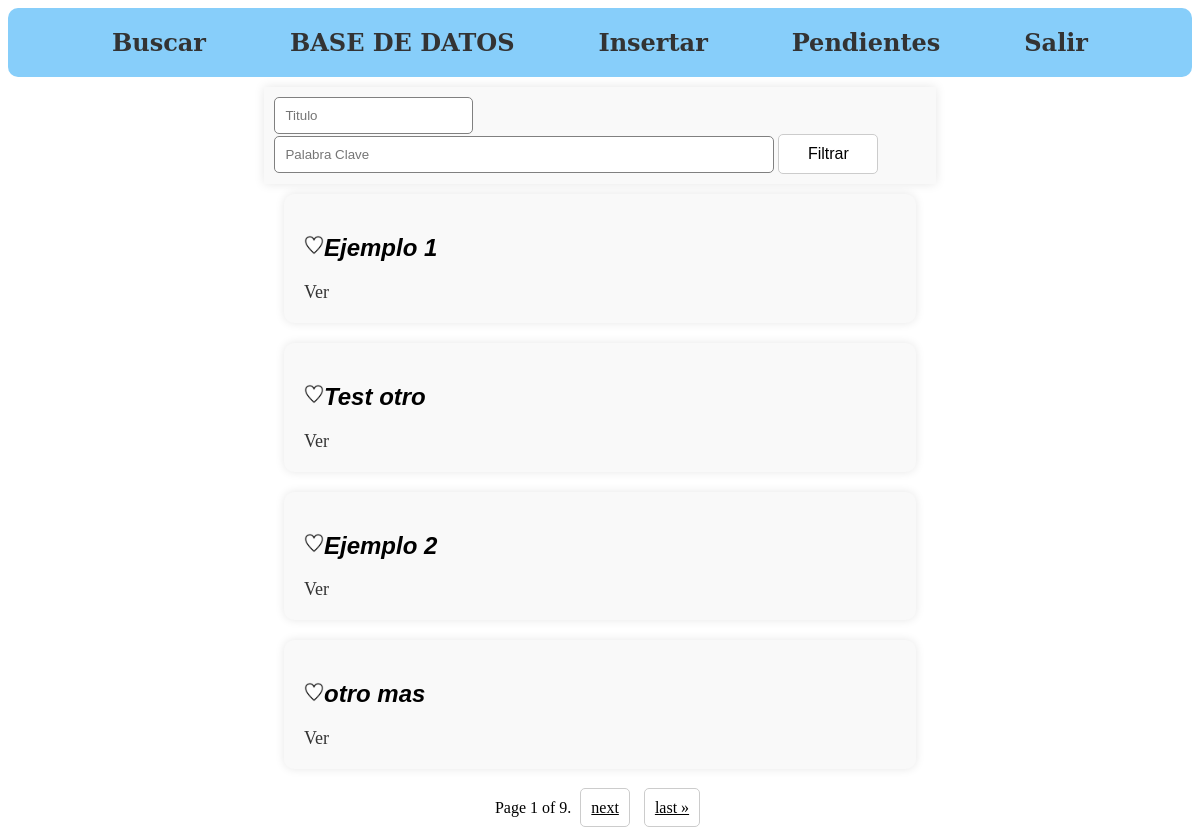
The app's page / (signed in) with its own data.
### Documents/models.py (models this page shows, shortened)
class ApprovedDocuments(models.Model):
    image = models.ImageField(upload_to='document_images/', default='document_images/default.jpg')
    name = models.CharField(max_length=200)
    text = models.TextField()
    xml_file = models.TextField(default='')

### Documents/views.py (the view, shortened to what this page needs)
# urls.py: path('', views.search, name='index'),
def search(request, from_fav=False):
    documents = ApprovedDocuments.objects.all()
    pagination_size = 4
    try:
        user = User.objects.get(username=request.user.username)
        profile = Profile.objects.get(user=user)
        fav_docs = profile.fav_docs.all()
    except:
        fav_docs = None
    if not from_fav:
        try:
            title = request.POST['title']
        except:
            if request.session.get('filtered', None):
                documents = [ApprovedDocuments.objects.get(pk=i) for i in request.session['filtered']]
            paginator = Paginator(documents, pagination_size)
            page_number = request.GET.get('page')
            page_obj = paginator.get_page(page_number)
            return render(request, 'docs/search.html', {'docs': documents, 'page_obj': page_obj,
                                                        'fav_docs': fav_docs})

### templates/docs/search.html (shortened to what this page needs)
{% extends 'base/main.html' %}
{% block content %}
    {% load static %}
    <div class="filter_block">
    <form action="/search/" method="post">
        <input type="text" name="title" placeholder="Titulo">
        <input type="text" name="kw" placeholder="Palabra Clave" class="kw">
        <button type="submit">Filtrar</button>
    </form>
    </div>
    <div class="docs">
    {% if docs %}
        {% for doc in page_obj %}
            <div class="doc">
            <div class="heading" style="display: flex">
                {% if user.is_authenticated %}
                    {% if doc in fav_docs %}
                        <a href="/rem_fav/{{ doc.id }}?page={{ page_obj.number }}">
                            <img src="/static/red-heart.png" alt="Favorito">
                        </a>
                    {% else %}
                        <a href="/add_fav/{{ doc.id }}?page={{ page_obj.number }}">
                            <img src="/static/black-heart.png" alt="Favorito">
                        </a>
                    {% endif %}
                {% endif %}
                <h2>{{ doc.name }}</h2>
            </div>
                <a href="/doc/{{ doc.id }}?page={{ page_obj.number }}">Ver</a>
            </div>
        {% endfor %}
    {% else %}
        <h2 class="no-results">No se encontraron documentos</h2>
    {% endif %}
    <div class="pagination">
        <span class="step-links">
            <span class="current">
                Page {{ page_obj.number }} of {{ page_obj.paginator.num_pages }}.
            </span>
            {% if page_obj.has_next %}
                <a href="?page={{ page_obj.next_page_number }}">next</a>
                <a href="?page={{ page_obj.paginator.num_pages }}">last &raquo;</a>
            {% endif %}
        </span>
    </div>
    </div>
{% endblock %}

### records on screen
ApprovedDocuments: name "Ejemplo 1"
ApprovedDocuments: name "Test otro"
ApprovedDocuments: name "Ejemplo 2"
ApprovedDocuments: name "otro mas"

### other values on screen
{{ page_obj.number }} "1"
{{ page_obj.paginator.num_pages }} "9"
